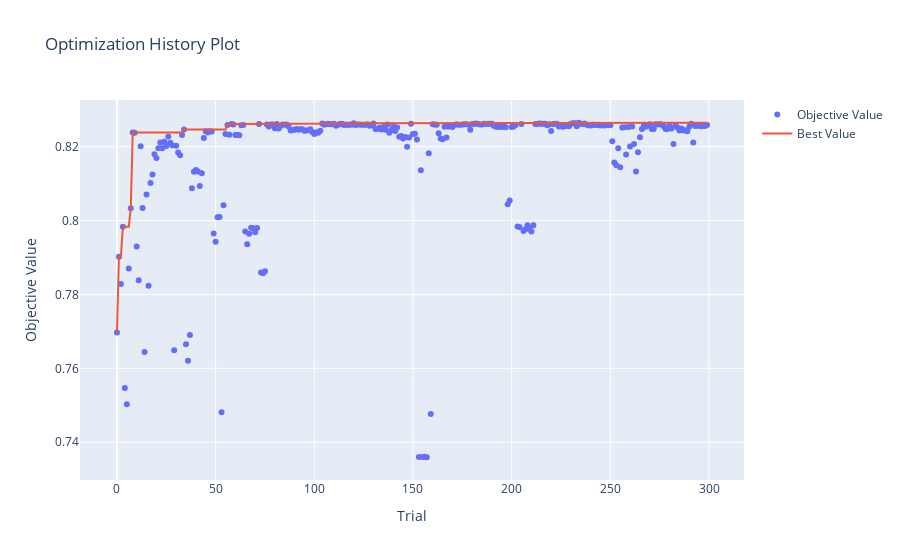

The notebook cell this image was saved under:
### Code cell
vis.plot_optimization_history(study)

### Figure 1 — Plotly figure (JSON) as saved in the notebook; plotly's stock layout.template omitted (floating-point values rounded to 4 significant figures; data arrays with more than 128 entries replaced by an {"elided": "..."} marker saying what was removed)
{"data": [{"mode": "markers", "name": "Objective Value", "type": "scatter", "x": {"elided": "300 int values"}, "y": {"elided": "300 float values"}}, {"mode": "lines", "name": "Best Value", "type": "scatter", "x": {"elided": "300 int values"}, "y": {"elided": "300 float values"}}, {"marker": {"color": "#cccccc"}, "mode": "markers", "name": "Infeasible Trial", "showlegend": false, "type": "scatter", "x": [], "y": []}], "layout": {"title": {"text": "Optimization History Plot"}, "xaxis": {"title": {"text": "Trial"}}, "yaxis": {"title": {"text": "Objective Value"}}}}
